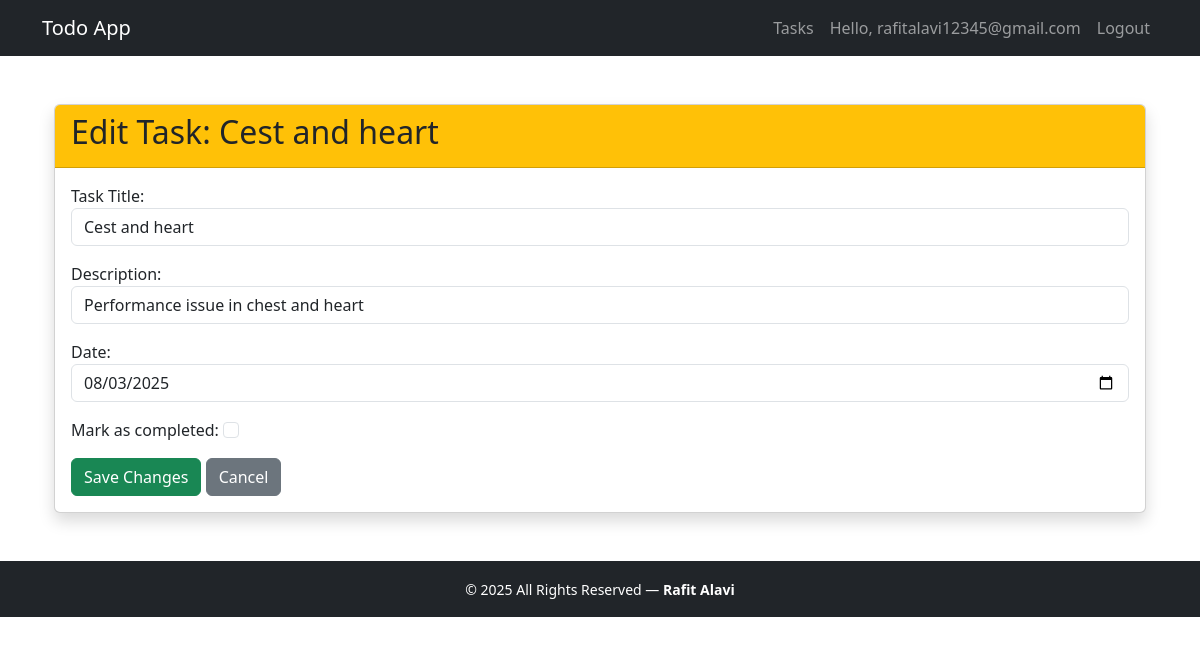
/task/20/edit/ (signed in), run on an earlier commit of the app's database.
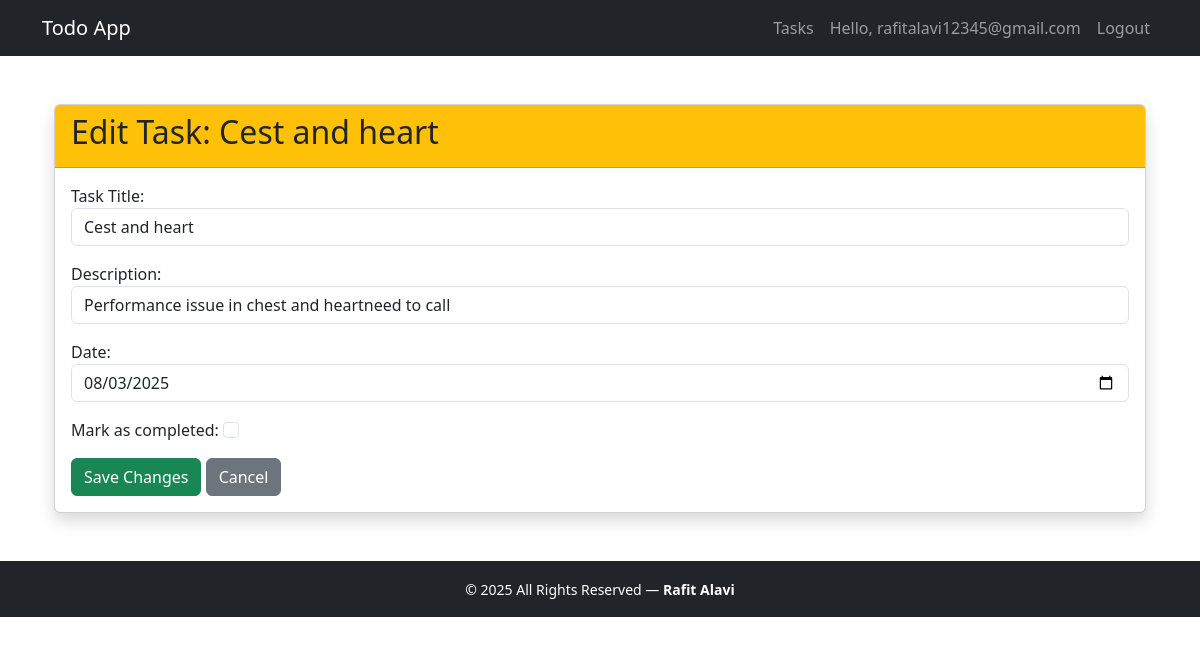
And on a later commit of the database.
### todoapp/models.py (models this page shows, shortened)
class Task(models.Model):
    user = models.ForeignKey(User, on_delete=models.CASCADE)  # 👈 Link to user
    title = models.CharField(max_length=200)
    completed = models.BooleanField(default=False)
    date = models.DateField(null=True, blank=True)
    description =  RichTextField(blank=True, null=True)
    created_at = models.DateTimeField(auto_now_add=True)
    updated_at = models.DateTimeField(auto_now=True, null=True, blank=True)
    class Meta:
        ordering = ['completed', 'created_at']

### todoapp/views.py (the view)
# urls.py: path('task/<int:task_id>/edit/', views.edit_task, name='edit_task'),
@login_required
def edit_task(request, task_id):
    task = get_object_or_404(Task, id=task_id, user=request.user)
    if request.method == 'POST':
        form = TaskForm(request.POST, instance=task)
        if form.is_valid():
            form.save()
            return redirect('task_detail', task_id=task.id)
    else:
        form = TaskForm(instance=task)
    return render(request, 'todoapp/edit_task.html', {
        'form': form,
        'task': task
    })

### todoapp/templates/todoapp/edit_task.html (shortened to what this page needs)
{% extends 'todoapp/base.html' %}
{% block content %}
<div class="container mt-5">
    <div class="card shadow">
        <div class="card-header bg-warning">
            <h2>Edit Task: {{ task.title }}</h2>
        </div>
        <div class="card-body">
            <form method="POST">
                {{ form.as_p }}
                <button type="submit" class="btn btn-success">
                     Save Changes
                </button>
                <a href="{% url 'task_detail' task.id %}" class="btn btn-secondary">
                    Cancel
                </a>
            </form>
        </div>
    </div>
</div>
{% endblock %}

What changed in the data, as far as the page shows it:
changed Task "Cest and heart": description "Performance issue in chest and heart" → "Performance issue in chest and heartneed to call"
